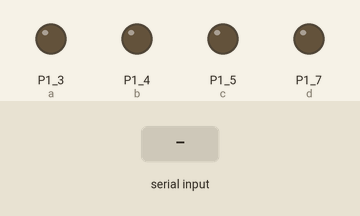
This sketch was run on a simulated TI MSP430 LaunchPad. Parts: output pins drawn as LEDs (lit = HIGH). The inputs (shaded band) are chosen by the test bench.

Above: at 1.2 s.
1.3 s: "1" received over Serial
At 2.5 s:
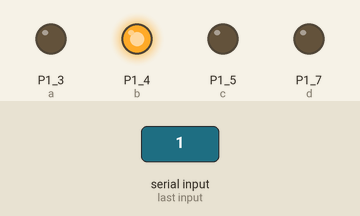
2.8 s: "2" received over Serial
At 3.8 s:
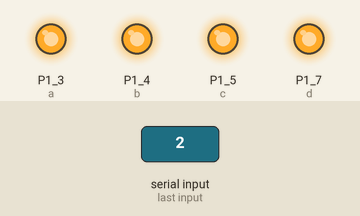
4.3 s: "3" received over Serial
At 5.0 s:
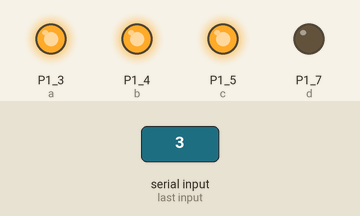
5.8 s: "4" received over Serial
At 6.1 s:
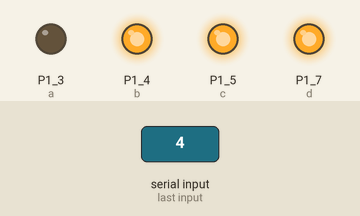
7.3 s: "5" received over Serial
At 8.5 s:
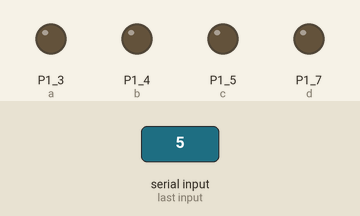
Timing chart, 0 to 9.8 s (numbered marks = the images above; inputs shaded):
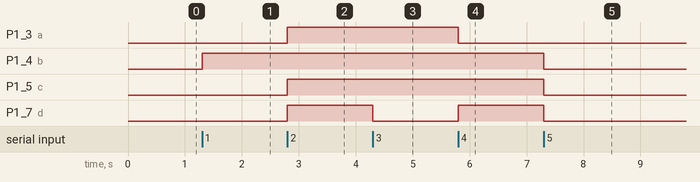

Measured:
- after the input at 1.3 s, P1_4 (b): LOW → HIGH at once
- after the input at 2.8 s, P1_3 (a), P1_5 (c), P1_7 (d): LOW → HIGH at once
- after the input at 4.3 s, P1_7 (d): HIGH → LOW at once
- after the input at 5.8 s, P1_3 (a): HIGH → LOW at once; P1_7 (d): LOW → HIGH at once
- after the input at 7.3 s, P1_4 (b), P1_5 (c), P1_7 (d): HIGH → LOW at once

The sketch:

LED_Logic_test.ino
```cpp
const int a = P1_3;
const int b = P1_4;
const int c = P1_5;
const int d = P1_7;

void setup() {
   Serial.begin(9600);
  pinMode(a,OUTPUT);
   pinMode(b,OUTPUT);
   pinMode(c,OUTPUT);
   pinMode(d,OUTPUT);
}

void loop() {

  if (Serial.available() > 0) {
    int FAULT = Serial.read();

     switch (FAULT) {
    case '1':
      digitalWrite(a,LOW);
      digitalWrite(b, HIGH);
      digitalWrite(c, LOW);
     digitalWrite(d, LOW);
      break;
    case '2':
      digitalWrite(a, HIGH);
      digitalWrite(b, HIGH);
      digitalWrite(c, HIGH);
     digitalWrite(d, HIGH);
      break;
    case '3':
      digitalWrite(a, HIGH);
      digitalWrite(b, HIGH);
      digitalWrite(c, HIGH);
     digitalWrite(d, LOW);
      break;
    case '4':
     digitalWrite(a, LOW);
      digitalWrite(b, HIGH);
      digitalWrite(c, HIGH);
     digitalWrite(d, HIGH);
      break;

    case '5':
      digitalWrite(a,LOW);
      digitalWrite(b, LOW);
      digitalWrite(c, LOW);
     digitalWrite(d, LOW);
      break;
     }
  }
 }
```
